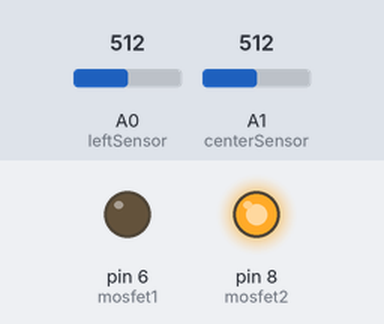
The sketch below on a simulated Arduino Uno, built with avr-gcc and run on an emulated ATmega328P. On the bench: output pins drawn as LEDs (lit = HIGH). The inputs (shaded band) are chosen by the test bench; at power-on: A1 (centerSensor) = 512, A0 (leftSensor) = 512.

Above: at 1.2 s.
1.3 s: A1 (centerSensor) set to 591
2.8 s: A1 (centerSensor) set to 616
At 4.0 s:
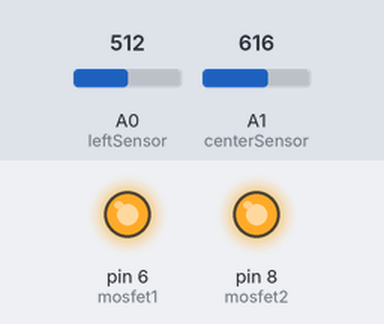
4.3 s: A0 (leftSensor) set to 639
5.8 s: A0 (leftSensor) set to 668
At 6.2 s:
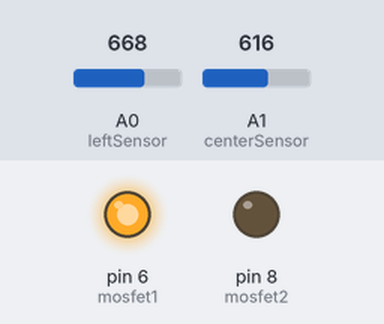
7.3 s: A0 (leftSensor) set to 640
At 8.5 s:
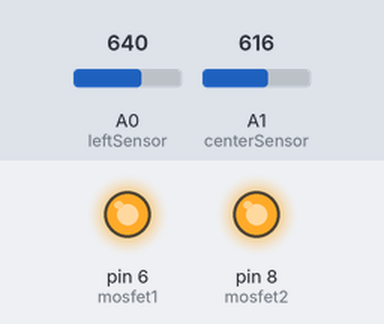
8.8 s: A0 (leftSensor) set to 660
At 9.7 s:
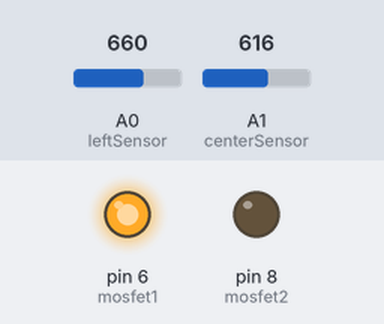
Timing chart, 0 to 11.3 s (numbered marks = the images above; inputs shaded):
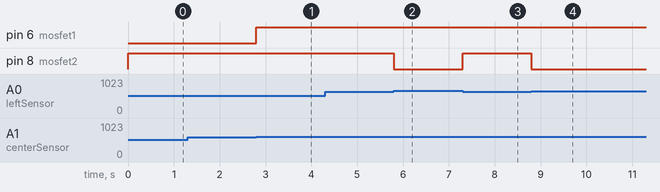

The sketch:

LightSeeking.ino
```cpp
int mosfet1 = 6;
int mosfet2 = 8;
int leftSensor = 0;
int centerSensor = 1;

void setup() {
  pinMode(mosfet1, OUTPUT);
  pinMode(mosfet2, OUTPUT);
}

void loop() {
  int leftVal = analogRead(leftSensor);
  int centerVal = analogRead(centerSensor);


  if (leftVal > 650 && centerVal > 600) {
    digitalWrite(mosfet1, HIGH);
    digitalWrite(mosfet2, LOW);
  } else if (leftVal > 650) {
    digitalWrite(mosfet2, LOW);
    digitalWrite(mosfet1, HIGH);
  } else if (centerVal > 600) {
    digitalWrite(mosfet2, HIGH);
    digitalWrite(mosfet1, HIGH);
  } else if (leftVal < 650) {
    digitalWrite(mosfet2, HIGH);
    digitalWrite(mosfet1, LOW);
  } else {
    digitalWrite(mosfet1, LOW);
    digitalWrite(mosfet2, LOW);
  }
}
```

Measured:
- the behaviour switches between 600 and 601 on A1 (centerSensor) (found by bisection; images 0 and 1)
- the behaviour switches between 650 and 651 on A0 (leftSensor) (found by bisection; images 1 and 2)
- after the input at 1.3 s, every drawn part: stays the same
- after the input at 2.8 s, pin 6 (mosfet1): LOW → HIGH at once
- after the input at 4.3 s, every drawn part: stays the same
- after the input at 5.8 s, pin 8 (mosfet2): HIGH → LOW at once
- after the input at 7.3 s, pin 8 (mosfet2): LOW → HIGH at once
- after the input at 8.8 s, pin 8 (mosfet2): HIGH → LOW at once
